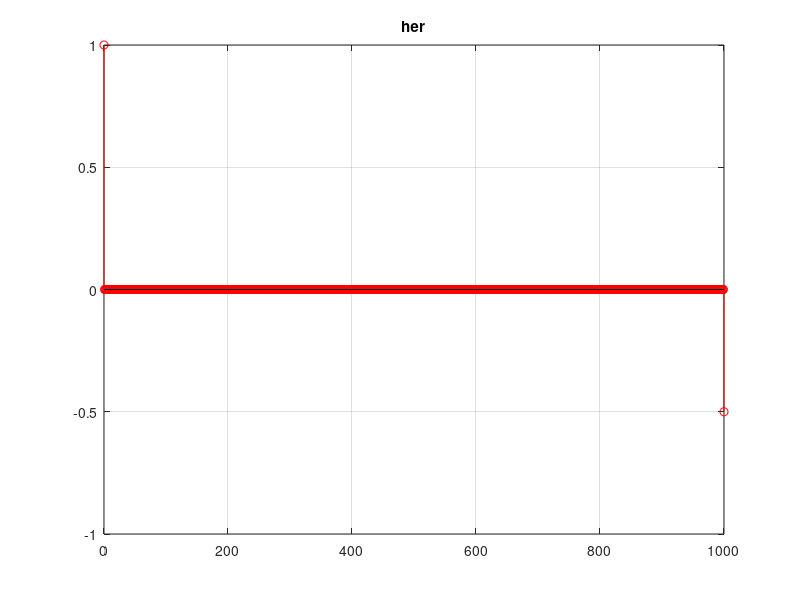

Reproduce this figure in MATLAB.
clc; clear; close('all');

n = 0:1000;
x = [1 zeros(1, 1000)];

a = [1 zeros(1, 999) 0.5];
b = 1;
her = filter(b, a, x);

figure;
stem(n, her, 'r');
title('her'); grid('on');
